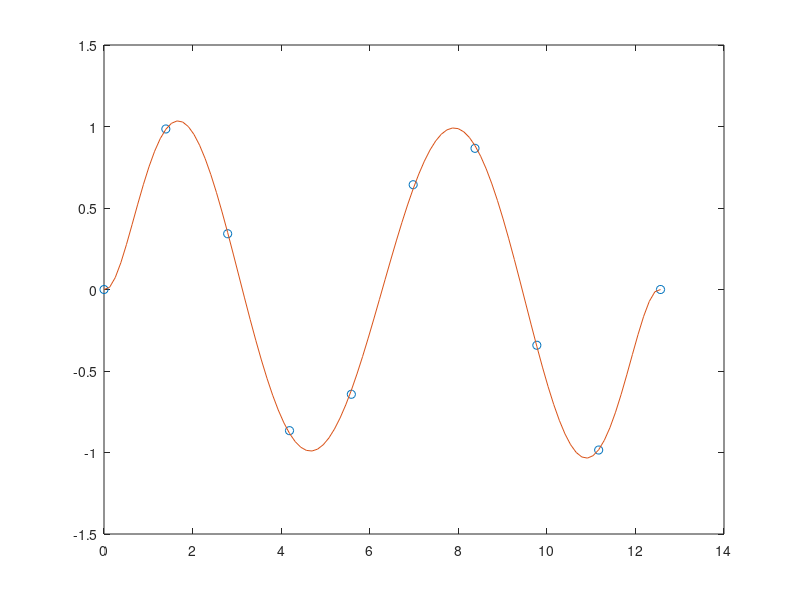
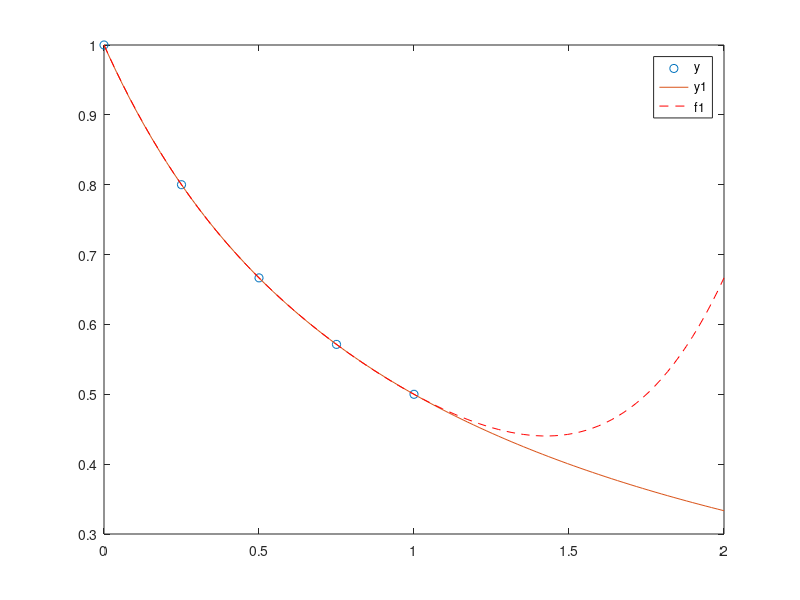

Write the MATLAB code that produced these figures, in order. (Note: this script raises an error after producing the figures.)
#polinomio interpolante natural
#Dados (x0,f0),(x1,f1),...,(xn,fn)
#xi!=x
# a) grado (p) <=n
# b) p(xi)=fi;
# p(t)=ao+a1*t+a2*t^2+...+an*t^n

#p=polyfit(X,Y,n) n es el grado del polinomio 

#En octave los polinomios se escriben de derecha a izq,como arreglos. EJ: 
#p=[an,an-1,..,a0]

#polyval(p,k) ... evalua el polinomio en k 


#Ejemplo 1
x=linspace(0,4*pi,10); #divide al intervalo [0,4*pi] en 10 partes equidistantes
y=sin(x);
p=polyfit(x,y,7); #genera un polinomio de grado 7 
x1=linspace(0,4*pi);
y1=polyval(p,x1); 
figure
plot(x,y,'o');
hold on 
plot(x1,y1);
hold off

#Ejemplo 2: 
x=linspace(0,1,5);
y=1./(1+x);
p=polyfit(x,y,4);
x1=linspace(0,2);
y1=1./(1+x1);
f1=polyval(p,x1);
figure
plot(x,y,'o');
hold on 
plot(x1,y1);
plot(x1,f1,'r--');
legend('y','y1','f1');

roots(p)
error=sum((polyval(p,x)-y1).^2)/length(x1) #Esta vaina es un promedio de errores
#se eleva al cuadrado por algo llamado 'error minimo cuadrado' 
